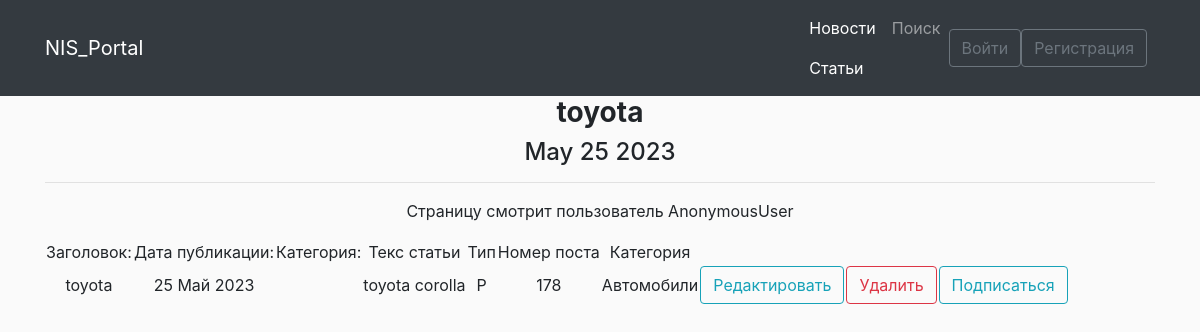
The app's page /posts/articles/178 with its own data.
### news/models.py (models this page shows, shortened)
class Post(models.Model):
    post = 'P'
    news = 'N'
    author = models.ForeignKey(Author, verbose_name='Автор', on_delete=models.CASCADE, related_name='posts')
    select = models.CharField('Статья или Новость', max_length=10, choices=SELECT, default=post)
    date = models.DateTimeField('Дата', default=timezone.now)
    categories = models.ManyToManyField(Category, through='PostCategory', verbose_name='Категория:')
    title = models.CharField('Название статьи', max_length=120, unique=True)
    text = models.TextField('Основной текст статьи')
    rating_post = models.IntegerField(default=0, verbose_name='Рейтинг:')
    class Meta:
        verbose_name = 'Пост'
        verbose_name_plural = 'Посты'
        ordering = ['-date']  # сортировка с конца списка articles

class Category(models.Model):
    category_name = models.CharField(unique=True, max_length=50, verbose_name='Уникальная тема', help_text=_('category names!'))
    subscribers = models.ManyToManyField(User, through='CategoryUser')
    class Meta:
        verbose_name = 'Категория'
        verbose_name_plural = 'Категории'

### news/views.py (the view)
# urls.py: path('articles/<int:pk>', cache_page(6)(views.NewsDetailView.as_view()), name='articles-detail'),
class NewsDetailView(DetailView):
    model = Post
    template_name = 'news/showNewsDetail.html'
    context_object_name = 'news'
    def get_context_data(self, **kwargs):
        context = super().get_context_data(**kwargs)
        post_cat = Post.objects.get(pk=self.kwargs['pk']).categories.values('category_name').get()
        context['post_cat'] = post_cat.get('category_name')
        auth_user = self.request.user
        context['auth_user'] = auth_user
        return context

### news/templatetags/bad_words_filters.py (called while the page is built)
@register.filter()
def bad_words(value):
    text_list = re.split(r'[,;!).? ]+', value)
    clean_list = []
    for el in text_list:
        if (el.lower() or el.title()) in BAD:
            el = el[0] + ((len(el) - 1) * '*')
            clean_list.append(el)
        else:
            clean_list.append(el)
    clean_text = " ".join(clean_list)
    value = clean_text
    return f'{value}'

### news/templatetags/custom_tags.py (called while the page is built)
@register.simple_tag()
def current_time(format_string='%b %d %Y'):
    return datetime.utcnow().strftime(format_string)

### news/templates/news/showNewsDetail.html (shortened to what this page needs)
{% extends 'news/base.html' %}
{% load custom_tags %}
{% load bad_words_filters %}
{% block content %}
<h3><b>{{ news.title}}</b></h3>
<h4>{% current_time '%b %d %Y' %}</h4>
   <hr>
<table>
           <tr>
               <td>Заголовок:</td>
               <td>Дата публикации:</td>
               <td>Категория:</td>
               <td>Текс статьи</td>
               <td>Тип</td>
               <td>Номер поста</td>
               <td> Категория </td>
           </tr>
            <tr>
               <td>{{ news.title }}</td>
               <td>{{ news.date|date:'d M Y' }}</td>
                <td>{{ news.categories.category }}</td>
               <td>{{ news.text|bad_words }}</td>
                <td>{{ news.select}}</td>
                <td>{{ news.id }}</td>
                <td>{{ post_cat }}</td>
                {% if news.select == 'N'%}
                    <td><a href="{% url 'news-detail' news.id%}/update" class="btn btn-outline-info">Редактировать</a></td>
                    <td><a href="{% url 'news-detail' news.id%}/delete" class="btn btn-outline-danger">Удалить</a></td>
                {% elif news.select == 'P'%}
                    <td><a href="{% url 'articles-detail' news.id%}/update" class="btn btn-outline-info">Редактировать</a></td>
                    <td><a href="{% url 'articles-detail' news.id%}/delete" class="btn btn-outline-danger">Удалить</a></td>
                {% else %}
               <td> Неизвестный тип контекта </td>
               {% endif %}
                <td><a href="#" class="btn btn-outline-info">Подписаться</a></td>
                <p>Страницу смотрит пользователь {{ auth_user }}</p>
           </tr>
       </table>
{% endblock content %}

### news/static/news/main.css (style rules this page uses)
body { background: #fafafa }

### records on screen
Post: title "toyota", date "25 Май 2023", text|bad_words "toyota corolla", select "P", id "178"
Category: category_name "Автомобили"

### other values on screen
{{ auth_user }} "AnonymousUser"
